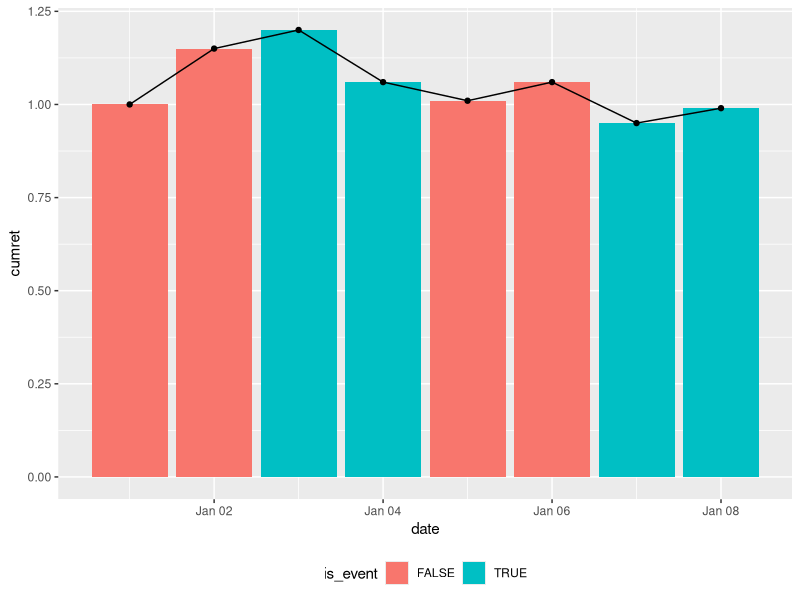
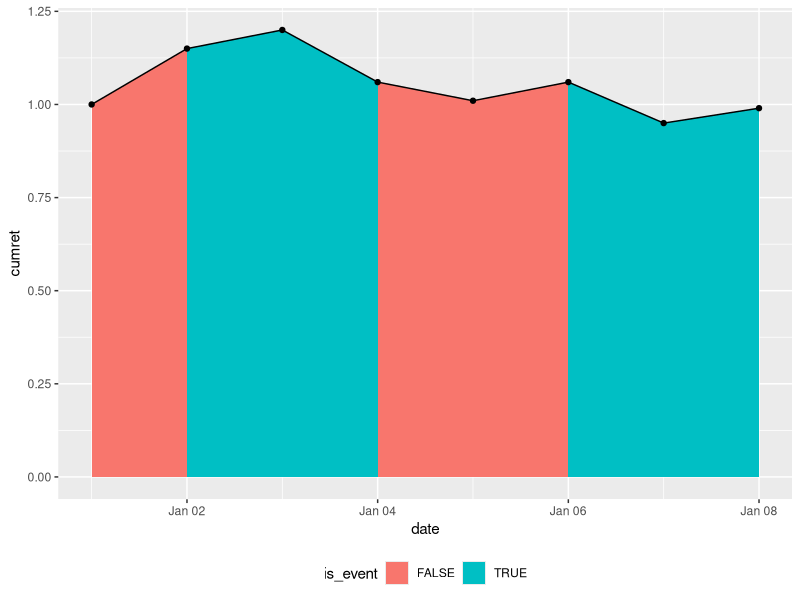
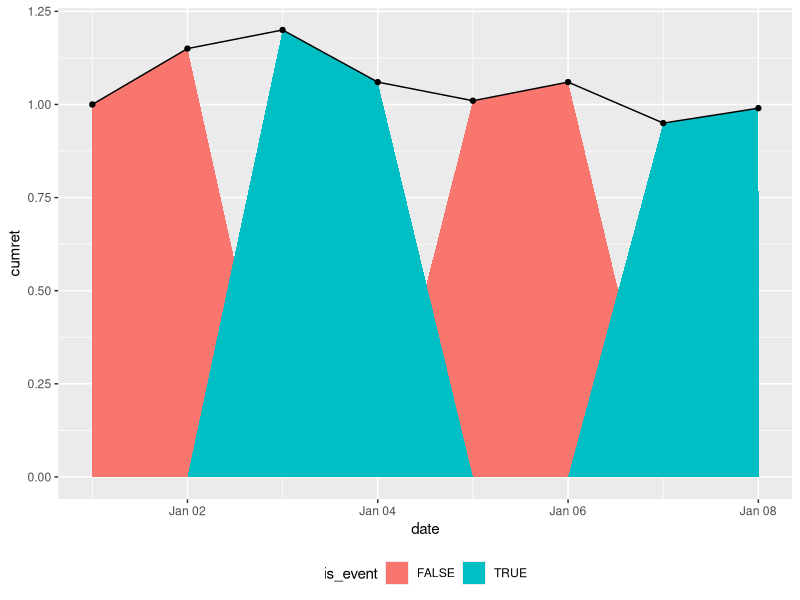
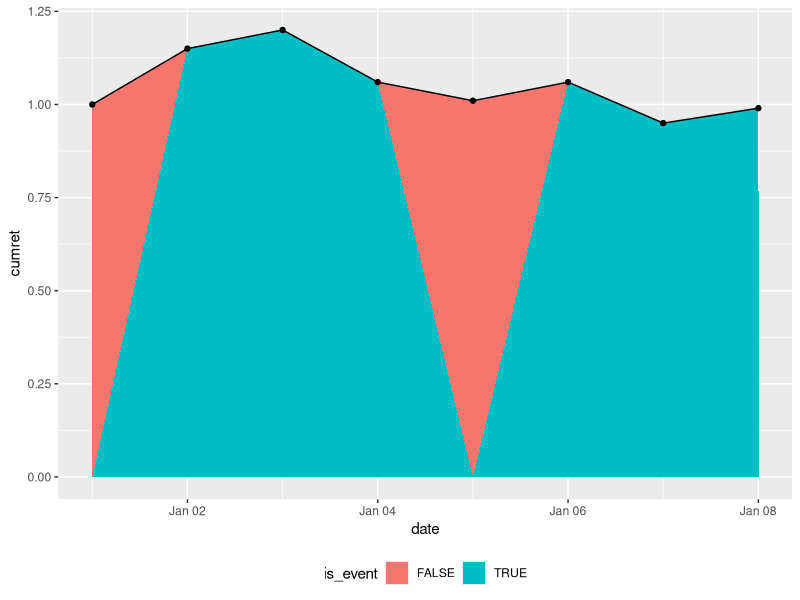

The R script that drew these images, in order:
## ---- chunk 1
#| message: false
library(tidyverse)
## ---- chunk 2
df <-
  tribble(
    ~date, ~cumret, ~is_event,
    "2024-01-01", 1, FALSE,
    "2024-01-02", 1.15, FALSE,
    "2024-01-03", 1.20, TRUE,
    "2024-01-04", 1.06, TRUE,
    "2024-01-05", 1.01, FALSE,
    "2024-01-06", 1.06, FALSE,
    "2024-01-07", 0.95, TRUE,
    "2024-01-08", 0.99, TRUE
  ) |>
  mutate(date = as.Date(date))
## ---- chunk 3
#| echo: true
#| label: fig-bar
#| fig-cap: One plot
df |>
  arrange(date) |>
  ggplot(aes(x = date, y = cumret)) +
  geom_col(aes(fill = is_event)) +
  geom_line() +
  geom_point() +
  theme(legend.position = "bottom")
## ---- chunk 4
#| echo: false
#| label: fig-sol
#| fig-cap: Desired plot
df |>
  arrange(date) |>
  mutate(switch = coalesce(is_event != lead(is_event), FALSE)) |>
  ggplot(aes(x = date, y = cumret)) +
  geom_ribbon(mapping = aes(ymax = if_else(!is_event | (is_event & switch), 
                                           cumret, NA),
                            ymin = 0,
                            fill = FALSE)) +
  geom_ribbon(mapping = aes(ymax = if_else(is_event | (!is_event & switch), 
                                           cumret, NA),
                            ymin = 0,
                            fill = TRUE)) +
  geom_line() +
  geom_point() +
  labs(fill = "is_event") +
  theme(legend.position = "bottom")
## ---- chunk 5
#| echo: true
#| label: fig-att-1
#| fig-cap: First attempt
df |>
  arrange(date) |>
  ggplot(aes(x = date, y = cumret)) +
  geom_area(mapping = aes(y = if_else(!is_event, cumret, 0),
                          fill = FALSE)) +
  geom_area(mapping = aes(y = if_else(is_event, cumret, 0),
                          fill = TRUE)) +
  geom_line() +
  geom_point() +
  labs(fill = "is_event") +
  theme(legend.position = "bottom")
## ---- chunk 6
#| label: fig-att-2
#| fig-cap: Second attempt
df |>
  arrange(date) |>
  mutate(switch = coalesce(is_event != lead(is_event), FALSE)) |>
  ggplot(aes(x = date, y = cumret)) +
  
  geom_area(mapping = aes(y = if_else(!is_event | (is_event & switch), 
                                      cumret, 0),
                          fill = FALSE)) +
  geom_area(mapping = aes(y = if_else(is_event | (!is_event & switch), 
                                      cumret, 0),
                          fill = TRUE)) +
  geom_line() +
  geom_point() +
  labs(fill = "is_event") +
  theme(legend.position = "bottom")
